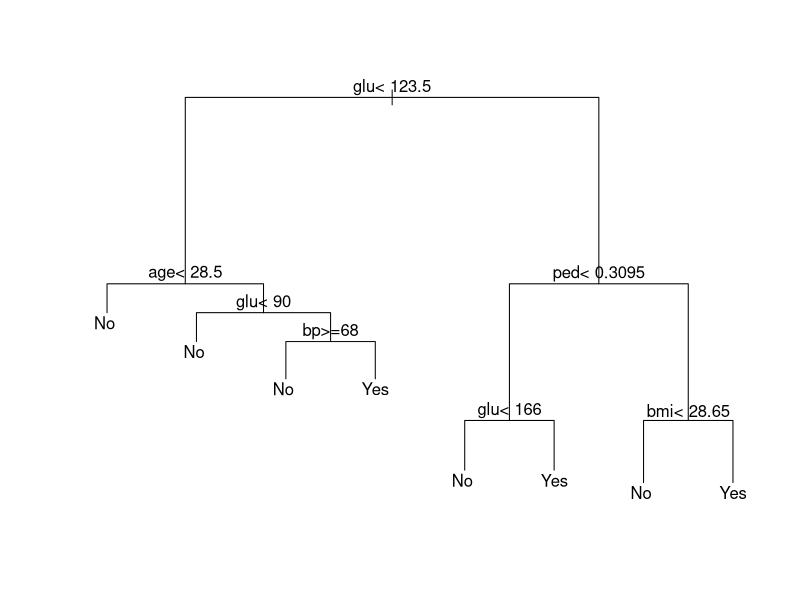
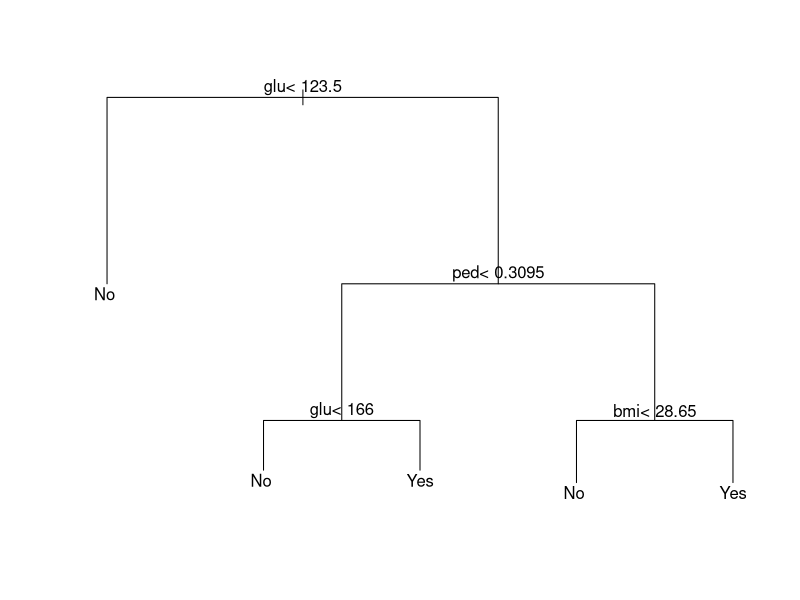

The R script that drew these images, in order:
library(MASS)
library(rpart)
data("Pima.tr")
summary(Pima.tr)
set.seed(1111)
cart <- rpart(type~.,Pima.tr,control=rpart.control(cp=0))
summary(cart)
par(xpd=TRUE);plot(cart);text(cart)
cart_prune <- prune(cart,cp=0.03)
par(xpd = TRUE);plot(cart_prune); text(cart_prune)
